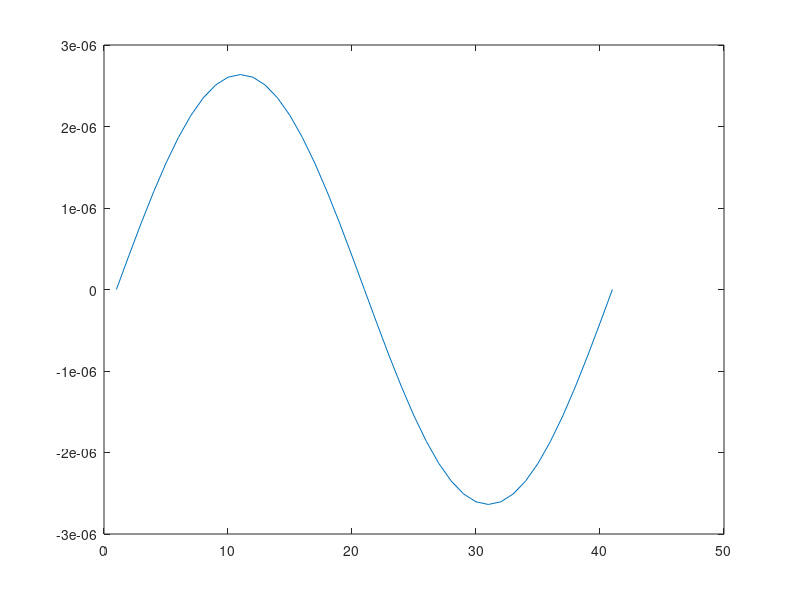
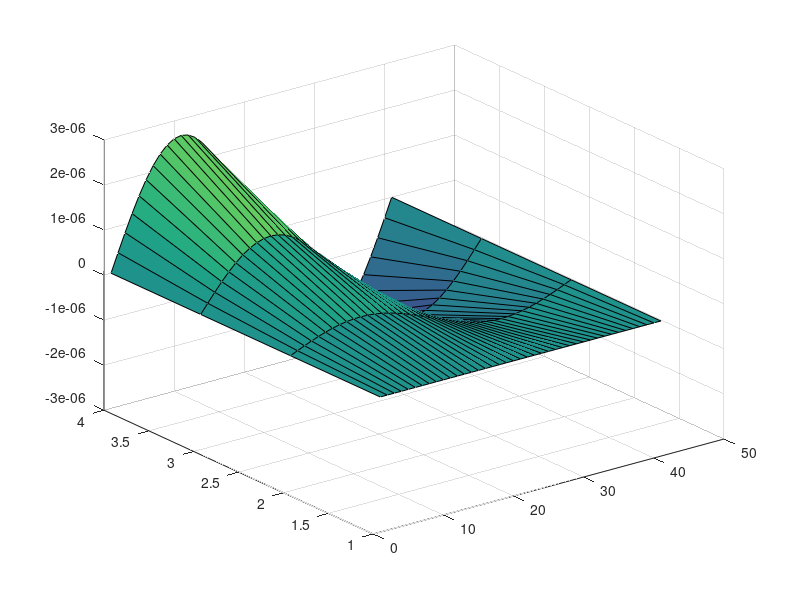
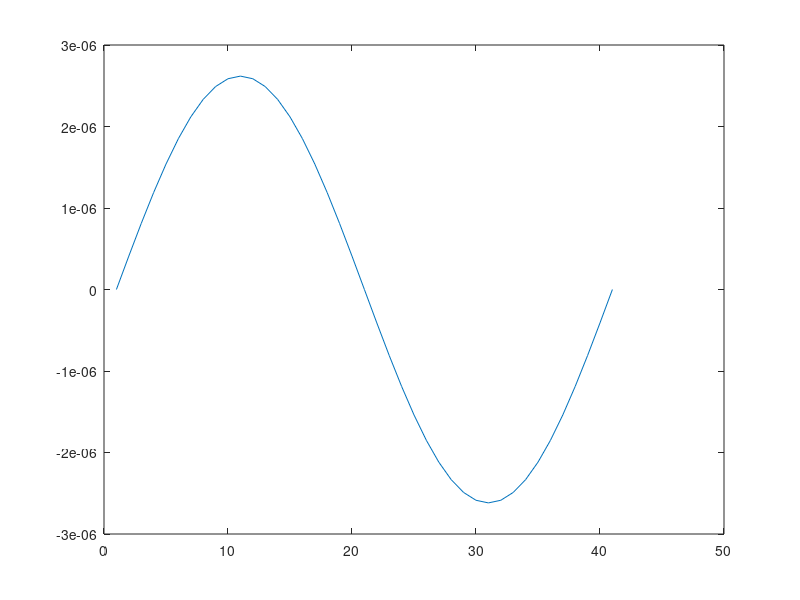
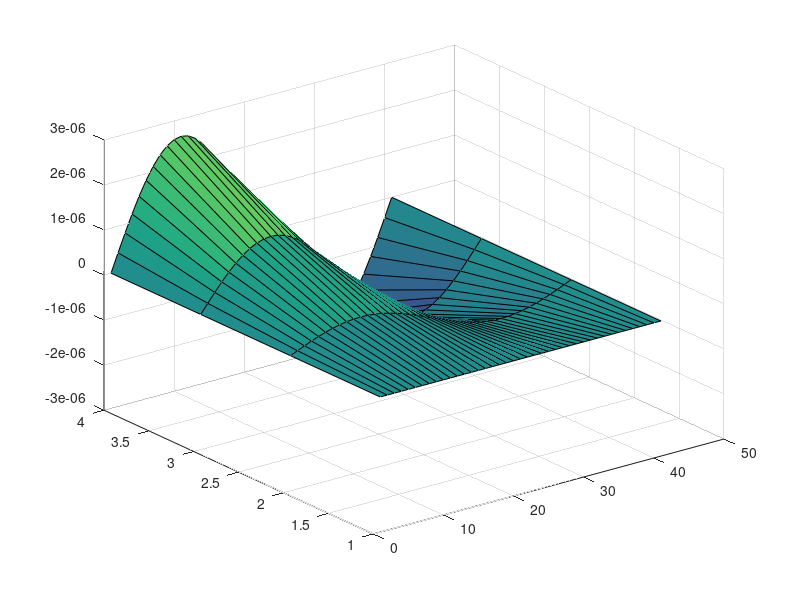

Source code (MATLAB) for these figures, in order:
function q1
	close all; clear;
	h = 0.025;
	k = 0.3 * h^2;
	m = 1/h;
	n = 3;

	U = FTCS(h, k, m, n, @fun, @f, @g1, @g2);
	figure; plot(U(end, :));
	% saveas(gcf, 'plots/q1_1.png');
	figure; surf(U);
	% saveas(gcf, 'plots/q1_2.png');
	
	U = BTCS(h, k, m, n, @fun, @f, @g1, @g2);
	figure; plot(U(end, :));
	% saveas(gcf, 'plots/q1_3.png');
	figure; surf(U);
	% saveas(gcf, 'plots/q1_4.png');
end

function [y] = fun(x, t)
	y = sin(2*pi*x) .* sin(4*pi*t);
end

function [y] = f(x)
	y = 0;
end

function [y] = g1(t)
	y = 0;
end

function [y] = g2(t)
	y = 0;
end

function [U] = FTCS(h, k, m, n, fun, f, g1, g2)
	fprintf('\nRunning FTCS\n');
	lamda = k / h^2;
	U = zeros(n+1, m+1);

	U(1, 1:end) = f((0:m)*h);
	U(1:end, 1) = g1((0:n)*k);
	U(1:end, end) = g2((0:n)*k);

	for i = 2:n+1
		for j = 2:m
			t = (i-1)*k;
			x = (j-1)*h;
			U(i, j) = lamda*U(i-1,j-1) + (1-2*lamda)*U(i-1,j) + lamda*U(i-1,j+1) + k*fun(x,t);
		end
	end

	U
end

function [U] = BTCS(h, k, m, n, fun, f, g1, g2)
	fprintf('\nRunning BTCS\n');
	lamda = k / h^2;
	U = zeros(n+1, m+1);

	U(1, 1:end) = f((0:m)*h);
	U(1:end, 1) = g1((0:n)*k);
	U(1:end, end) = g2((0:n)*k);

	for i = 2:n+1
		A = zeros(m+1, m+1);
		b = zeros(m+1, 1);

		A(1:m+2:end) = 1 + 2*lamda;
		A(2:m+2:end) = -lamda;
		A(m+2:m+2:end) = -lamda;

		A(1,1) = 1;
		A(1,2) = 0;
		A(m+1,m+1) = 1;
		A(m+1,m) = 0;

		b(2:m) = U(i-1,2:m) + k*fun((1:m-1)*h,(i-1)*k);
		b(1) = U(i,1);
		b(end) = U(i,end);

		U(i,:) = (A\b)';
	end

	U
end